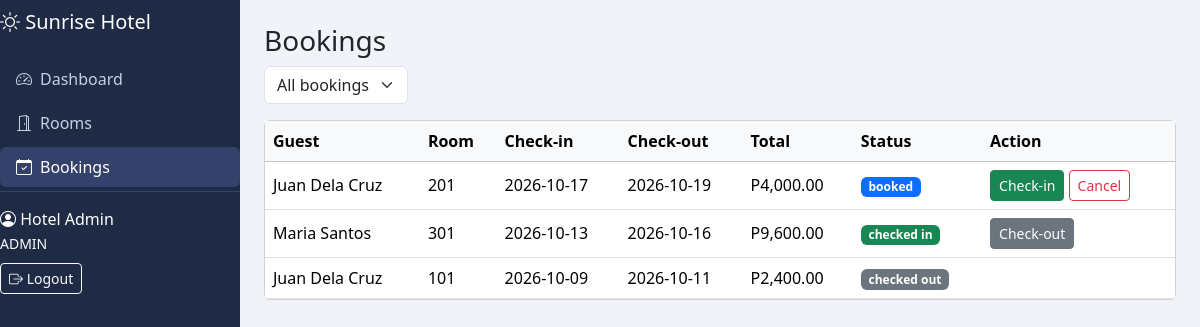
Page /admin_bookings.php (signed in) on the committed database.
### tables this page shows
CREATE TABLE bookings (
    id INT AUTO_INCREMENT PRIMARY KEY,
    user_id INT NOT NULL,
    room_id INT NOT NULL,
    check_in DATE NOT NULL,
    check_out DATE NOT NULL,
    total_price DECIMAL(10,2) NOT NULL,
    status ENUM('booked','checked_in','checked_out','cancelled') NOT NULL DEFAULT 'booked',
    created_at TIMESTAMP DEFAULT CURRENT_TIMESTAMP,
    FOREIGN KEY (user_id) REFERENCES users(id) ON DELETE CASCADE,
    FOREIGN KEY (room_id) REFERENCES rooms(id) ON DELETE CASCADE
);

CREATE TABLE users (
    id INT AUTO_INCREMENT PRIMARY KEY,
    username VARCHAR(30) NOT NULL UNIQUE,
    full_name VARCHAR(100) NOT NULL,
    password VARCHAR(255) NOT NULL,
    role ENUM('admin','guest') NOT NULL DEFAULT 'guest'
);

CREATE TABLE rooms (
    id INT AUTO_INCREMENT PRIMARY KEY,
    room_number VARCHAR(10) NOT NULL UNIQUE,
    type ENUM('Single','Double','Deluxe','Suite') NOT NULL,
    price DECIMAL(10,2) NOT NULL,
    capacity INT NOT NULL
);

### admin_bookings.php (the view, shortened to what this page needs)
<?php
require 'config.php';
$sql = 'SELECT bookings.*, users.full_name, rooms.room_number
        FROM bookings
        JOIN users ON bookings.user_id = users.id
        JOIN rooms ON bookings.room_id = rooms.id';
$params = [];
$sql .= ' ORDER BY bookings.check_in DESC';
$stmt = $db->prepare($sql);
$stmt->execute($params);
$list = $stmt->fetchAll(PDO::FETCH_ASSOC);
include 'header.php';
?>
<h3>Bookings</h3>
<form method="get" class="mb-3">
    <select name="status" class="form-select w-auto d-inline-block" onchange="this.form.submit()">
        <option value="all">All bookings</option>
    </select>
</form>
<div class="card">
<div class="table-responsive">
<table class="table table-hover mb-0 align-middle">
    <thead class="table-light">
        <tr><th>Guest</th><th>Room</th><th>Check-in</th><th>Check-out</th><th>Total</th><th>Status</th><th>Action</th></tr>
    </thead>
    <tbody>
    <?php foreach ($list as $b): ?>
        <tr>
            <td><?= e($b['full_name']) ?></td>
            <td><?= e($b['room_number']) ?></td>
            <td><?= e($b['check_in']) ?></td>
            <td><?= e($b['check_out']) ?></td>
            <td><?= peso($b['total_price']) ?></td>
            <td><?= status_badge($b['status']) ?></td>
            <td class="text-nowrap">
                <?php if ($b['status'] == 'booked'): ?>
                    <form method="post" action="booking_status.php" class="d-inline">
                        <button class="btn btn-sm btn-success">Check-in</button>
                    </form>
                    <form method="post" action="booking_status.php" class="d-inline" onsubmit="return confirm('Cancel this booking?');">
                        <button class="btn btn-sm btn-outline-danger">Cancel</button>
                    </form>
                <?php elseif ($b['status'] == 'checked_in'): ?>
                    <form method="post" action="booking_status.php" class="d-inline">
                        <button class="btn btn-sm btn-secondary">Check-out</button>
                    </form>
                <?php endif; ?>
            </td>
        </tr>
    <?php endforeach; ?>
    </tbody>
</table>
</div>
</div>
<?php include 'footer.php'; ?>

### config.php (shortened to what this page needs)
<?php
function e($text) {
    return htmlspecialchars((string) $text, ENT_QUOTES, 'UTF-8');
}
function peso($amount) {
    return 'P' . number_format($amount, 2);
}
function status_badge($status) {
    $colors = ['booked' => 'primary', 'checked_in' => 'success', 'checked_out' => 'secondary', 'cancelled' => 'danger'];
    return '<span class="badge bg-' . $colors[$status] . '">' . e(str_replace('_', ' ', $status)) . '</span>';
}
function nav_link($file, $label, $icon, $other_pages = []) {
    $current = basename($_SERVER['PHP_SELF']);
    $active = ($current == $file || in_array($current, $other_pages)) ? 'active' : '';
    echo '<a class="nav-link ' . $active . '" href="' . $file . '"><i class="bi bi-' . $icon . ' me-2"></i>' . $label . '</a>';
}

### style.css (style rules this page uses)
body { background-color: #f1f3f8; }
.sidebar .nav-link { color: #c8d0e4; border-radius: 6px; margin-bottom: 4px; }
.sidebar .nav-link:hover, .sidebar .nav-link.active { background-color: #34426b; color: white; }

### rows in the picture
bookings: user.full_name "Juan Dela Cruz", room.room_number "201", check_in "2026-10-17", check_out "2026-10-19", total_price "P4,000.00", status "booked"
bookings: user.full_name "Maria Santos", room.room_number "301", check_in "2026-10-13", check_out "2026-10-16", total_price "P9,600.00", status "checked in"
bookings: user.full_name "Juan Dela Cruz", room.room_number "101", check_in "2026-10-09", check_out "2026-10-11", total_price "P2,400.00", status "checked out"

### other values in the picture
$label "Dashboard Rooms Bookings"
$_SESSION['full_name'] "Hotel Admin"
$_SESSION['role'] "ADMIN"
